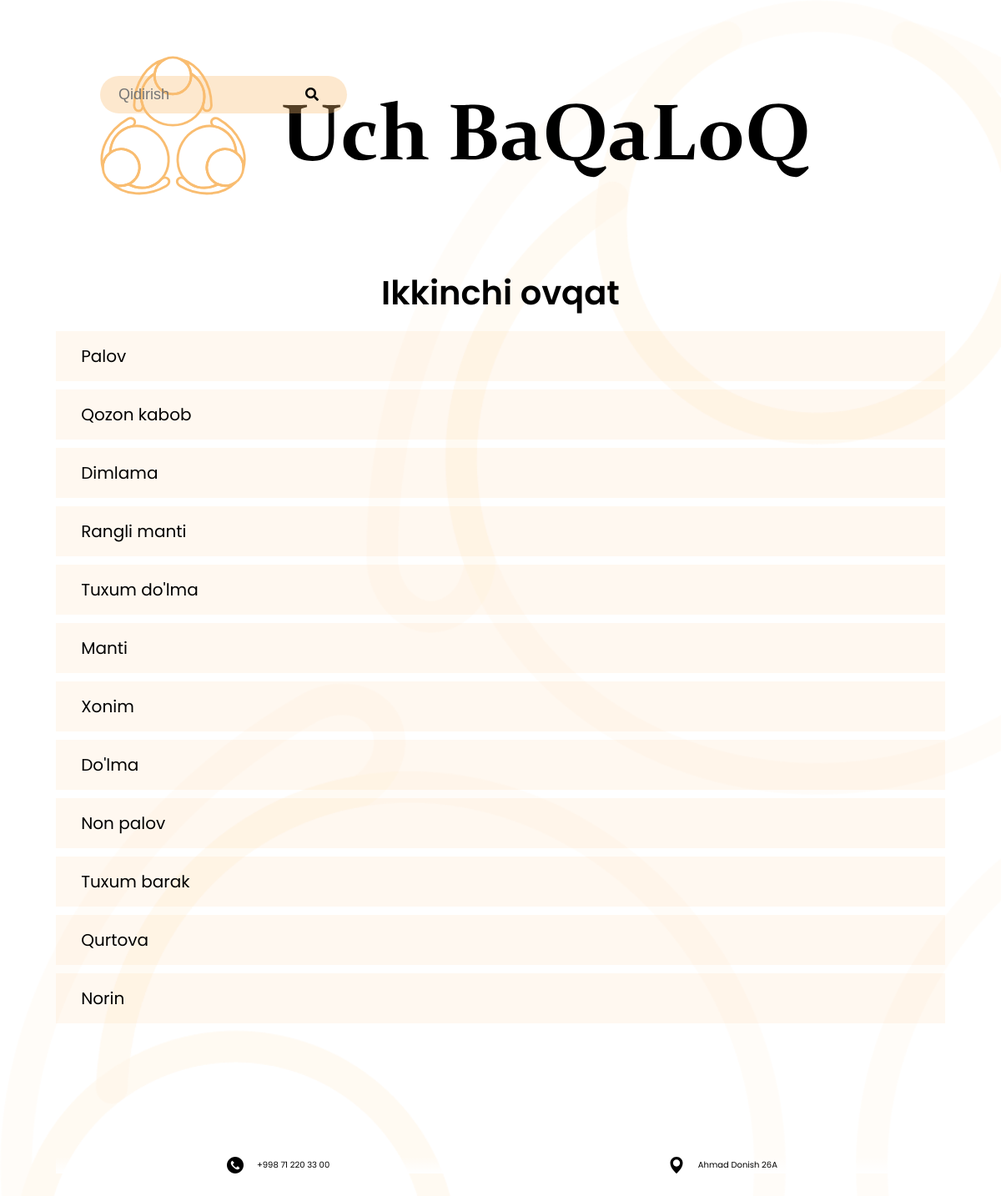
The app's page /ikkinchi-ovqat/ with its own data.
### restaurant/models.py (models this page shows, shortened)
class Category(models.Model):
    name = models.CharField(max_length=100)
    slug = models.SlugField(max_length=100)
    image = models.ImageField(upload_to='images/category/', blank=True)
    class Meta:
        verbose_name = 'category'
        verbose_name_plural = 'categories'

class Food(models.Model):
    name = models.CharField(max_length=255)
    slug = models.SlugField(max_length=255)
    category = models.ForeignKey(Category,
                                 related_name='foods',
                                 on_delete=models.CASCADE)
    image = models.ImageField(upload_to='images/food/', blank=True)
    def get_absolute_url(self):
        return reverse('restaurant:detail', args=[self.category.slug, self.slug])
    def __str__(self):
        return self.name

### restaurant/views.py (the view)
# urls.py: path('<slug:category_slug>/', views.foods, name='foods'),
def foods(request, category_slug):
    category = get_object_or_404(Category, slug=category_slug)
    foods = Food.objects.filter(category=category)
    print(foods)
    return render(request, 'restaurant/food_list.html', {'category': category,
                                                         'foods': foods})

### restaurant/templates/restaurant/food_list.html (shortened to what this page needs)
{% load static %}
<!DOCTYPE html>
<html lang="en">
<head>
    <link rel="stylesheet" href="https://cdnjs.cloudflare.com/ajax/libs/font-awesome/5.15.2/css/all.min.css" />
    <link rel="stylesheet" href="{% static 'css/style.css' %}">
</head>
<body>
    <div class="wrapper">
        <div class="logo">
            <a href="{% url 'restaurant:home' %}"><img src="{% static 'img/logo.svg' %}" alt="Logo"></a>
        </div>
        <div class="search-bar">
            <input type="text" placeholder="Qidirish" id="searchField">
            <i class="fas fa-search"></i>
        </div>
        <div class="page-header">
            {{ category.name }}
        </div>
        <ul class="menu-list" id="foods">
            {% for food in foods %}
            <li><a href="{{ food.get_absolute_url }}?previous={{ request.path|urlencode }}">{{ food.name }}</a></li>
            {% endfor %}
        </ul>
        <div class="footer">
            <div class="footer-first">
                <img src="{% static 'img/phone.svg' %}" alt="phone icon">
                <a href="tel:+998 71 220 33 00">+998 71 220 33 00</a>
            </div>
            <div class="footer-second">
                <img src="{% static 'img/location.svg' %}" alt="lcoation icon">
                <a href="https://www.google.com/maps/place/%D0%A3%D1%87-%D0%B1%D0%B0%D0%BA%D0%B0%D0%BB%D0%BE%D0%BA/@41.381857,69.2938286,17z/data=!3m1!4b1!4m5!3m4!1s0x38aef32ed02243db:0xc87689257721c77a!8m2!3d41.3818653!4d69.2960197">Ahmad Donish 26A</a>
            </div>
        </div>
    </div>
</body>
</html>

### static/css/style.css (style rules this page uses)
body { font-family: "Poppins"; background-image: url("../img/bg.png"); background-size: cover; background-position: top; }
.wrapper { width: 90%; padding: 5%; }
.logo { display: block; }
.logo img { width: 80%; margin-left: 5%; }
.page-header { font-family: Poppins; font-size: 40px; font-style: normal; font-weight: 600; margin-top: 80px; text-align: center; }
.menu-list { padding-left: 0; width: 100%; list-style-type: none; }
.menu-list a { display: block; background: rgba(249, 189, 113, 0.1); margin: 10px 0; padding: 15px 30px; font-family: Poppins; font-style: normal; font-weight: normal; }
.menu-list a { color: #000; text-decoration: none; font-weight: 400; font-size: 20px; }
.footer { width: 100%; display: flex; margin-top: 15%; background: linear-gradient(180deg, rgba(255, 255, 255, 0) 0%, #FFFFFF 100%); }
.footer img { width: 20px; margin-right: 3%; }
.footer a { color: #000; text-decoration: none; font-size: 10px; }
.footer-first { width: 50%; display: flex; justify-content: center; align-items: center; }
.footer-second { width: 50%; display: flex; justify-content: center; align-items: center; }
.search-bar { background: rgba(249, 189, 113, 0.34); border-radius: 111px; padding: 10px 20px; margin-top: 30px; position: absolute; top: 61px; left: 10%; }
.search-bar input { width: 85%; border: none; outline: none; background-color: transparent; font-size: 18px; }

### records on screen
Category: name "Ikkinchi ovqat"
Food: name "Palov"
Food: name "Qozon kabob"
Food: name "Dimlama"
Food: name "Rangli manti"
Food: name "Tuxum do'lma"
Food: name "Manti"
Food: name "Xonim"
Food: name "Do'lma"
Food: name "Non palov"
Food: name "Tuxum barak"
Food: name "Qurtova"
Food: name "Norin"
